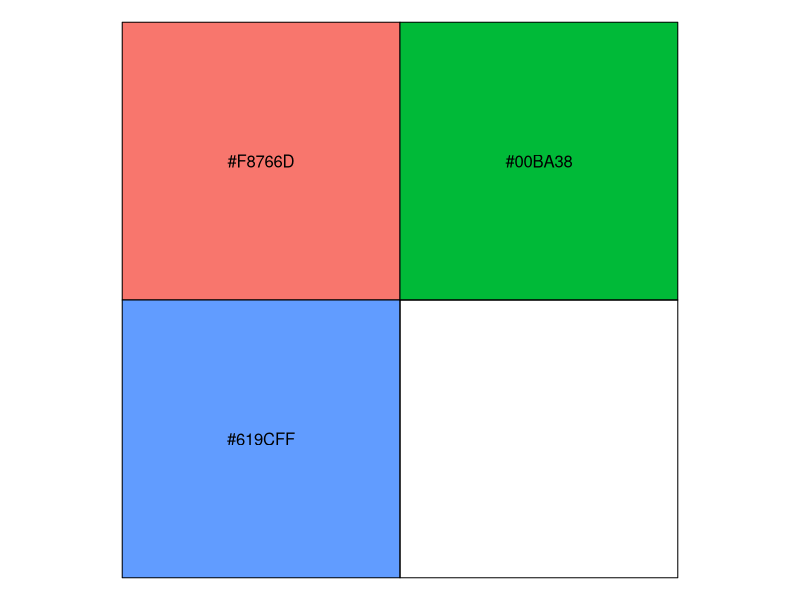
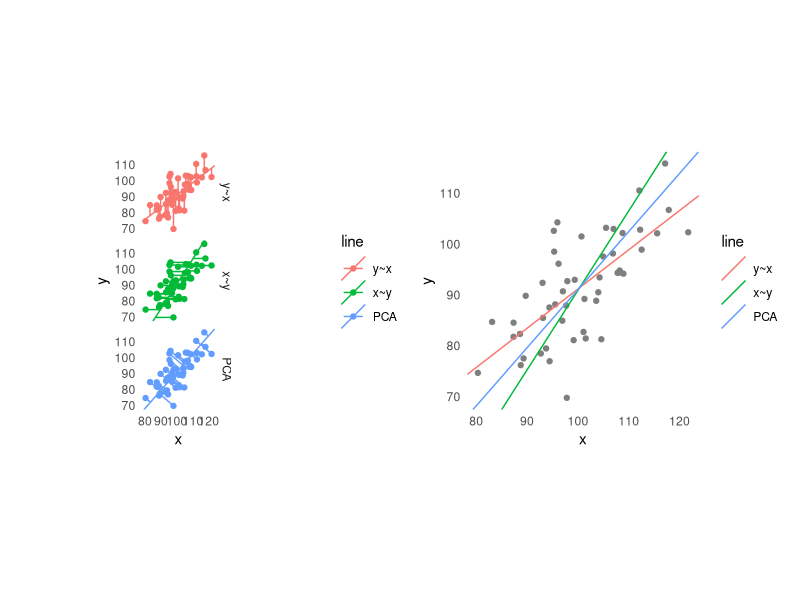

Write the R code that produced these figures, in order.
#exploring different ways of drawing lines of best fit on scatter plots
library(tidyverse)
library(mvtnorm)
library(patchwork)


library(scales)
show_col(hue_pal()(3))

#to do:
#update labels to use the correct names
#potential have 3 or 4 different types of data, and a plot for each
#add a references section and write up

make_plots <- function(x,y) {
#model y using x (standard best fit line)
line1 <- lm(y~x)$coef
line1.slope <- line1[2]
line1.intercept <- line1[1]
#model x using y (what if x is actually predicted by y, not true)
line2 <- lm(x~y)$coef
#y = mx + c
#(y-c) = mx
#x = (1/m)y - (c/m)
line2.slope <- (1/line2[2])
line2.intercept <- -(line2[1]/line2[2])

#calculate the principal components of x/y
pca <- prcomp(cbind(x,y))$rotation
pca.slope <- pca[2,1] / pca[1,1]
pca.intercept <- mean(y) - (pca.slope * mean(x))

#calculate predicted positions on each line, and corresponding "residual" lines
data <- data.frame(x,y)
data %>%
  mutate(yhat_line1=(x*line1.slope+line1.intercept),
         xhat_line1=x,
         yhat_line2=y,
         xhat_line2=(y-line2.intercept)/line2.slope,
         #https://en.wikipedia.org/wiki/Distance_from_a_point_to_a_line
         a=pca.slope,
         b=-1,
         c=pca.intercept,
         xhat_line3=(b*(b*x-a*y)-(a*c))/((a*a)+(b*b)),
         yhat_line3=(a*(-b*x+a*y)-(b*c))/((a*a)+(b*b)),
         #want slopes/intercepts in this data frame:
         slope_line1=line1.slope,
         slope_line2=line2.slope,
         slope_line3=pca.slope,
         intercept_line1=line1.intercept,
         intercept_line2=line2.intercept,
         intercept_line3=pca.intercept
         )%>% 
  select(-c(a,b,c)) %>%
  #transpose to a long form
  gather(key="key",value="value",-c(x,y)) %>% 
  # have "yhat_line1", want two colums of "yhat" "line1"
  separate(key,c("type","line"),"_") %>% 
  #then transpose so we have cols for xhat, yhat etc
  spread(key="type",value="value") %>%
  #calculate the residuals for each method
  #i.e. the distance from the point to the line
  mutate(line=case_when(
           line=="line1" ~ "y~x",
           line=="line2" ~ "x~y",
           line=="line3" ~ "PCA"
         ),
         line=factor(line,levels=c("y~x","x~y","PCA"))) -> data


#facetted scatter plot with three sets of residual lines
data %>% 
  ggplot() +
  facet_grid(line ~ .) +
  geom_point(aes(x=x,y=y,colour=line))+
  geom_abline(aes(slope=slope,intercept=intercept,colour=line))+
  geom_segment(aes(x=x,y=y,xend=xhat,yend=yhat,colour=line))+
  coord_equal() +
  theme_minimal() +
  theme(panel.grid=element_blank()) -> plot1

#basic scatter plot
ggplot() +
  geom_point(data=distinct(data,x,y),
             aes(x=x,y=y),colour="grey50")+
  geom_abline(data=distinct(data,line,slope,intercept),
              aes(slope=slope,intercept=intercept,colour=line))+
  coord_equal() +
  theme_minimal() +
  theme(panel.grid=element_blank()) -> plot2


print(plot1+plot2)
  
}


#simulate x/y using simple sets of distributions
set.seed(123)
x <- rnorm(50,mean=100,sd=10)
# y = 0.8 * x + noise
y <- 0.8 * x + rnorm(50,mean=10,sd=8)
make_plots(x,y)

#actual multivariate normal case:
# mean <- c(100,90)
# sigma <- as.matrix(rbind(c(1,0.6),c(0.6,1)))
# set.seed(123)
# data.matrix <- rmvnorm(1000,mean,sigma)
# x <- data.matrix[,1]
# y <- data.matrix[,2]
# 
# make_plots(x,y)
# 
# 
# #highly correlated rvnorm
# mean <- c(100,90)
# sigma <- as.matrix(rbind(c(1,0.9),c(0.9,1)))
# set.seed(123)
# data.matrix <- rmvnorm(1000,mean,sigma)
# x <- data.matrix[,1]
# y <- data.matrix[,2]
# 
# make_plots(x,y)
# 
# 
# 
# #lowly correlated rvnorm
# mean <- c(100,90)
# sigma <- as.matrix(rbind(c(1,0.2),c(0.2,1)))
# set.seed(123)
# data.matrix <- rmvnorm(1000,mean,sigma)
# x <- data.matrix[,1]
# y <- data.matrix[,2]
# 
# make_plots(x,y)
# 
# 
# #look at what if we are measuring the wrong way round
# set.seed(123)
# y <- rnorm(1000,mean=100,sd=10)
# # y = 0.8 * x + noise
# x <- 0.8 * y + rnorm(1000,mean=10,sd=8)
# make_plots(x,y)
# 
# #look at first approach with higher noise...
# 
# set.seed(123)
# x <- rnorm(1000,mean=100,sd=10)
# # y = 0.8 * x + noise
# y <- 0.8 * x + rnorm(1000,mean=20,sd=10)
# make_plots(x,y)
# 
# 
# #look at what if we are measuring the wrong way round + high noise
# set.seed(123)
# y <- rnorm(1000,mean=100,sd=10)
# # y = 0.8 * x + noise
# x <- 0.8 * y + rnorm(1000,mean=20,sd=10)
# make_plots(x,y)
# 
# 
# 
# #make more stretched out
# set.seed(123)
# x <- rnorm(1000,mean=100,sd=20)
# # y = 0.8 * x + noise
# y <- 0.8 * x + rnorm(1000,mean=30,sd=5)
# make_plots(x,y)



#geometrically can think of levers
#if you draw a triangle, the hypotenuse is the middle PCA which balances both residuals
#the standard linear regression line only cares about vertical residuals, so is pulls the line flatter
#the reverses regression line only cares about horizontal, so pulls the line steaper
#draw the triangle + show movements.

#so if you think the true relationship is the standard regression,
#then by eye you will naturally overstate the relationship


#add an extra set of plots, show/calculate all three types of residual for the 3 different colours + facet...
#this will show what each technique is minimising.
